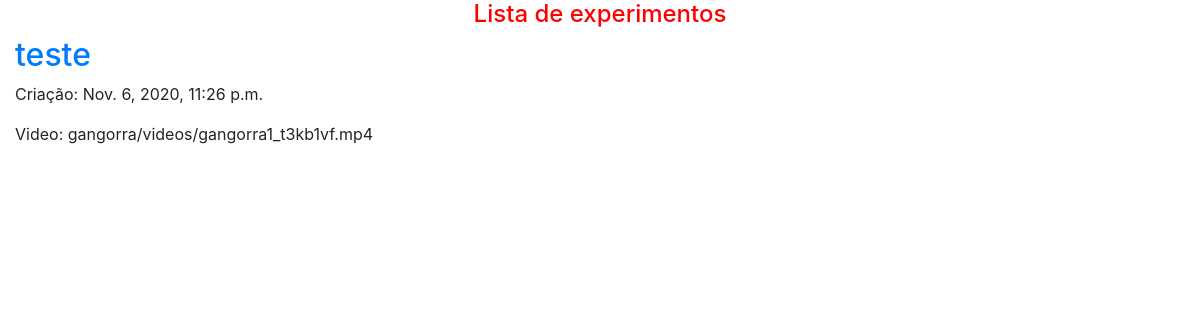
/gangorra/experimentos/lista/, run on an earlier commit of the app's database.
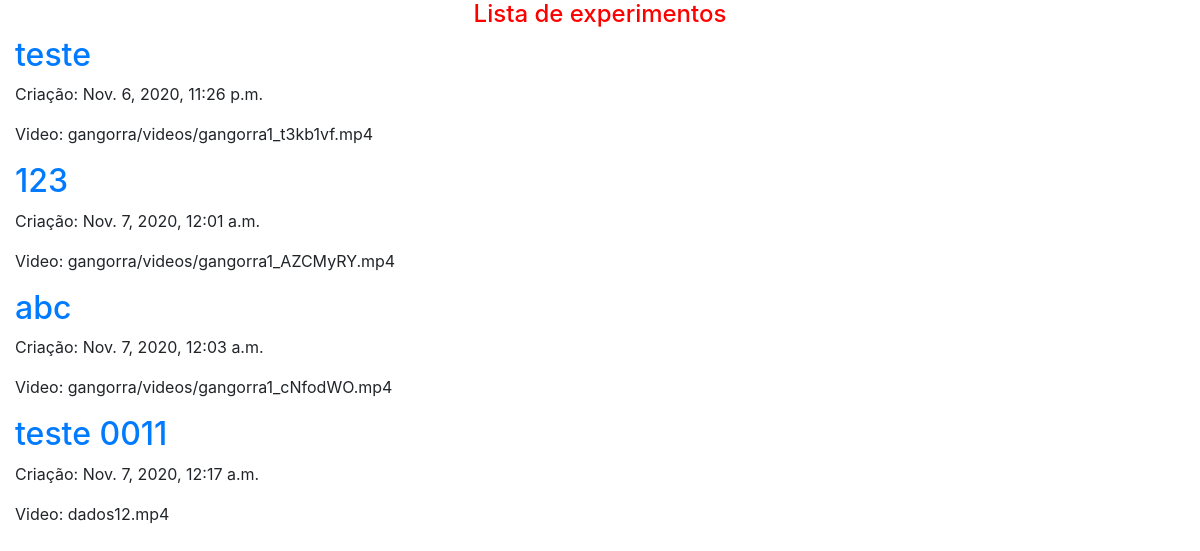
And on a later commit of the database.
### gangorra/models.py (models this page shows, shortened)
class ExperimentoGangorra(models.Model):
    experimento_id = models.AutoField(primary_key=True)
    author = models.ForeignKey(settings.AUTH_USER_MODEL, on_delete=models.CASCADE)
    title = models.CharField(max_length=200)
    created_date = models.DateTimeField(default=timezone.now)
    csvArquivo = models.FileField(upload_to='gangorra/csv/', null=True, verbose_name="")
    videoArquivo = models.FileField(upload_to='gangorra/videos/', null=True, verbose_name="")
    modelo_kp = models.CharField(max_length=20, default='0')
    modelo_ki = models.CharField(max_length=20, default='0')
    modelo_kd = models.CharField(max_length=20, default='0')
    modelo_referencia = models.CharField(max_length=20, default='0')
    modelo_repeticoes = models.CharField(max_length=20, default='0')

### gangorra/views.py (the view)
# urls.py: path('experimentos/lista/', views.ListaVideos.as_view(), name='experimentos_lista'),
class ListaVideos(FormView):
    def get(self, request, *args, **kwargs):
        posts = ExperimentoGangorra.objects.filter(created_date__lte=timezone.now()).order_by('created_date')
        return render(request, 'gangorra/lista_experimentos.html',
                      {'posts': posts, 'titulo': 'Lista de experimentos'})

### gangorra/templates/gangorra/lista_experimentos.html
{% extends "gangorra/base.html" %}
{% load static %}
{% block content %}
    <h1>{{ titulo }}</h1>
    {% for post in posts %}
        <div>
            <h2><a href="{% url 'gangorra:experimentos_detail' pk=post.pk %}">{{ post.title }}</a></h2>
            <p>Criação: {{ post.created_date }}</p>
            <p>Video: {{ post.videoArquivo }}</p>
        </div>
    {% endfor %}
{% endblock %}

### gangorra/templates/gangorra/base.html (shortened to what this page needs)
{% load widget_tweaks %}
<!DOCTYPE html>
<html lang="en">
<head>
  <link rel="stylesheet" href="https://stackpath.bootstrapcdn.com/bootstrap/4.1.3/css/bootstrap.min.css">
  {% load static %}
  <link rel="stylesheet" href="{% static 'css/styles.css' %}">
</head>
<body>
  <div class="container-fluid">
      {% block content %}{% endblock %}
  </div>
</body>
</html>

### BancadaIA/static/css/styles.css (style rules this page uses)
h1 { color: #ff0000; font-size: x-large; margin-bottom: .3em; text-align: center; }

What changed in the data, as far as the page shows it:
added ExperimentoGangorra: title "123", created_date "Nov. 7, 2020, 12:01 a.m.", videoArquivo "gangorra/videos/gangorra1_AZCMyRY.mp4"
added ExperimentoGangorra: title "abc", created_date "Nov. 7, 2020, 12:03 a.m.", videoArquivo "gangorra/videos/gangorra1_cNfodWO.mp4"
added ExperimentoGangorra: title "teste 0011", created_date "Nov. 7, 2020, 12:17 a.m.", videoArquivo "dados12.mp4"
